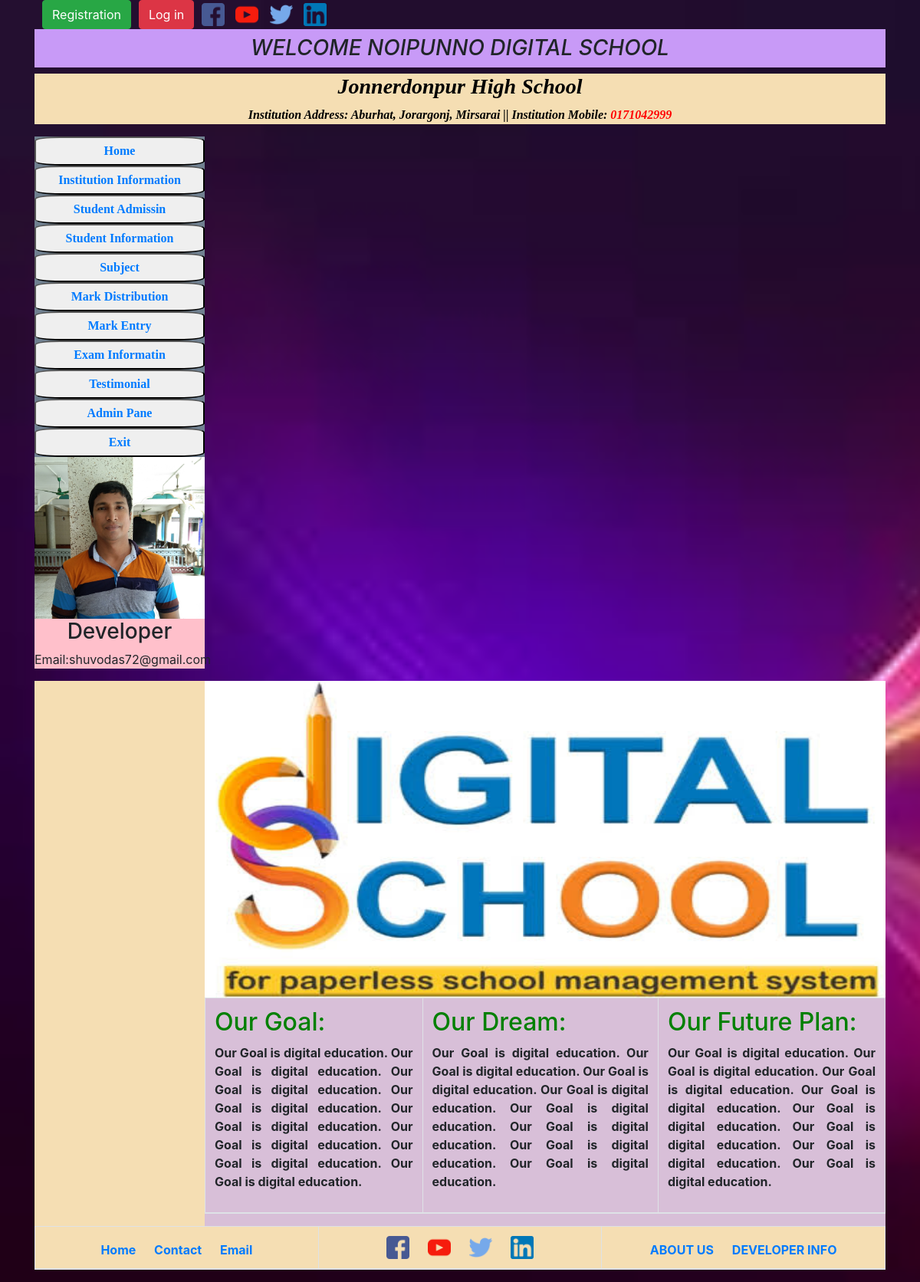
Page /noipunno/index.php on the committed database.
### tables this page shows
CREATE TABLE `institution_table` (
  `ins_id` int(100) NOT NULL,
  `ins_name` varchar(150) NOT NULL,
  `ins_address` text NOT NULL,
  `ins_catagory` varchar(150) NOT NULL,
  `ins_head` varchar(150) NOT NULL,
  `ins_mobile` varchar(11) NOT NULL,
  `ins_logo` varchar(150) NOT NULL
);

### noipunno/index.php (the view, shortened to what this page needs)
<!DOCTYPE html>
<html lang="en">
<head>
    <link rel="stylesheet" href="css/bootstrap.min.css">
    <link rel="stylesheet" href="css/down.css">
</head>
<body>
    <div class="container">
        <div class="header2" >
            <div>
                <div style="float:left; padding:0px 10px;"> <button type="button" class="btn btn-success">Registration</button> </div>
                <div > <button type="button" class="btn btn-danger">Log in</button>
                    <a href=""><img style="width:40px; padding:0px 5px;" src="images/036-facebook.png" alt=""></a>
                    <a href=""><img style="width:40px; padding:0px 5px;" src="images/001-youtube.png" alt=""></a>
                    <a href=""><img style="width:40px; padding:0px 5px;" src="images/008-twitter.png" alt=""></a>
                    <a href=""><img style="width:40px; padding:0px 5px;" src="images/027-linkedin.png" alt=""></a>
                </div>
            </div>
        </div>
        <div class="header" >
            <div class="header_left"><h3> WELCOME NOIPUNNO DIGITAL SCHOOL </h3></div>
        </div>
            <?php
        $connection = mysqli_connect('localhost','root','','user_info');
        $query = "SELECT ins_name, ins_address, ins_mobile FROM institution_table WHERE 1";
        $result = mysqli_query($connection,$query);
        while ($row = mysqli_fetch_assoc($result)){
            $ins_name = $row['ins_name'];
            $ins_address = $row['ins_address'];
            $ins_mobile = $row['ins_mobile'];
        }
?>
         <div class="bottom">
                <h3> <?php echo $ins_name; ?> </h3>
                <p> Institution Address: <?php echo $ins_address;?> ||  Institution Mobile: <span> <?php echo $ins_mobile?></span></p>
         </div>
        <div class="body">
            <div class="body_left">
                <div><button class="info_button"><a href="index.php">Home</a> </button> </div>
                <div><button class="info_button"><a href="instution_info.php">Institution Information</a> </button> </div>
                <div><button class="info_button"><a href="admission.php"> Student Admissin</a></button> </div>
                <div><button class="info_button"><a href="">Student Information</a> </button> </div>
                <div><button class="info_button"><a href=""> Subject</a></button> </div>
                <div><button class="info_button"><a href="display.php">Mark Distribution</a> </button> </div>
                <div><button class="info_button"><a href="mark.php">Mark Entry</a> </button> </div>
                <div><button class="info_button"><a href="">Exam Informatin</a> </button> </div>
                <div><button class="info_button"><a href=""> Testimonial</a></button> </div>
                <div><button class="info_button"><a href="">Admin Pane</a> </button> </div>
                <div><button class="info_button"><a href="">Exit</a> </button> </div>
                <div style="background:pink"> <img  style="width:100%"src="images/gobinda.jpg" alt="">
                    <h3 style="text-align:center;">Developer</h3>
                    <p style="text-align:center;">Email:shuvodas72@gmail.com</p>
                </div>
            </div>
            <div class="body_right">
            <img  style="width:100%; height:413px" src="images/banner.jpeg" alt="">
            <div>
                <table class="table table-bordered">
                    <thead class="thead-Success">
                        <tr>
                            <th>
                                <h2 style="color:green"> Our Goal:</h2>
                                <p style="text-align:justify;"> Our Goal is digital education. Our Goal is digital education. Our Goal is digital education. Our Goal is digital education. Our Goal is digital education. Our Goal is digital education. Our Goal is digital education. Our Goal is digital education.</p>
                            </th>
                            <th>
                            <h2 style="color:green"> Our Dream:</h2>
                                <p style="text-align:justify;"> Our Goal is digital education. Our Goal is digital education. Our Goal is digital education. Our Goal is digital education. Our Goal is digital education. Our Goal is digital education. Our Goal is digital education. Our Goal is digital education.</p>
                            </th>
                            <th>
                            <h2 style="color:green"> Our Future Plan:</h2>
                                <p style="text-align:justify;"> Our Goal is digital education. Our Goal is digital education. Our Goal is digital education. Our Goal is digital education. Our Goal is digital education. Our Goal is digital education. Our Goal is digital education. Our Goal is digital education.</p>
                            </th>
                        </tr>
                    </thead>
                </table>
            </div>
        </div>
        <div class="bottom">
                        <table class="table table-bordered">
                            <thead class="thead-success">
                                <tr class="down">
                                    <th class="hover">
                                        <a  href="">Home</a>
                                        <a  href="">Contact</a>
                                        <a  href="">Email</a>
                                    </th>
                                    <th class="social">
                                        <a href=""><img  src="images/036-facebook.png" alt=""></a>
                                        <a href=""><img src="images/001-youtube.png" alt=""></a>
                                        <a href=""><img src="images/008-twitter.png" alt=""></a>
                                        <a href=""><img src="images/027-linkedin.png" alt=""></a>
                                    </th>
                                    <th class="hover">
                                        <a href="">ABOUT US</a>
                                        <a href="">DEVELOPER INFO</a>
                                    </th>
                                </tr>
                            </thead>
                        </table>
                    </div>
            </div>
     </div>
</body>
</html>

### noipunno/css/down.css (style rules this page uses)
body { background-image: url(../images/background.jpg); background-repeat: no-repeat; background-size: cover; background-attachment: fixed; }
.header h3 { text-align: center; background-color: rgb(200, 154, 247); height: 50px; padding-top: 8px; }
.body_left { width: 20%; background-color: slategrey; }
.body_right { width: 80%; height: 50px; background-color:thistle; float: right; height: auto; }
.bottom { text-align: center; background-color: wheat; }
.bottom p span { color: red; }
.info_button { border-radius: 15%; text-align: center; padding: 5px; width: 100%; font-family: tahoma; font-weight: 900; }
.bottom h3 { text-align: center; color:black; font-family: tahoma; font-weight: 900; font-style: italic; }
.bottom p { text-align: center; color:black; font-family: tahoma; font-weight: 900; font-style: italic; }
.down th { width: 33.33%; }
.social a img { width: 50px; padding: 0 10px; }
.hover a { padding: 0 10px; }
.header_left h3 { font-style: italic; text-transform:capitalize; }

### rows in the picture
institution_table: ins_name "Jonnerdonpur High School", ins_address "Aburhat, Jorargonj, Mirsarai", ins_mobile "0171042999"
